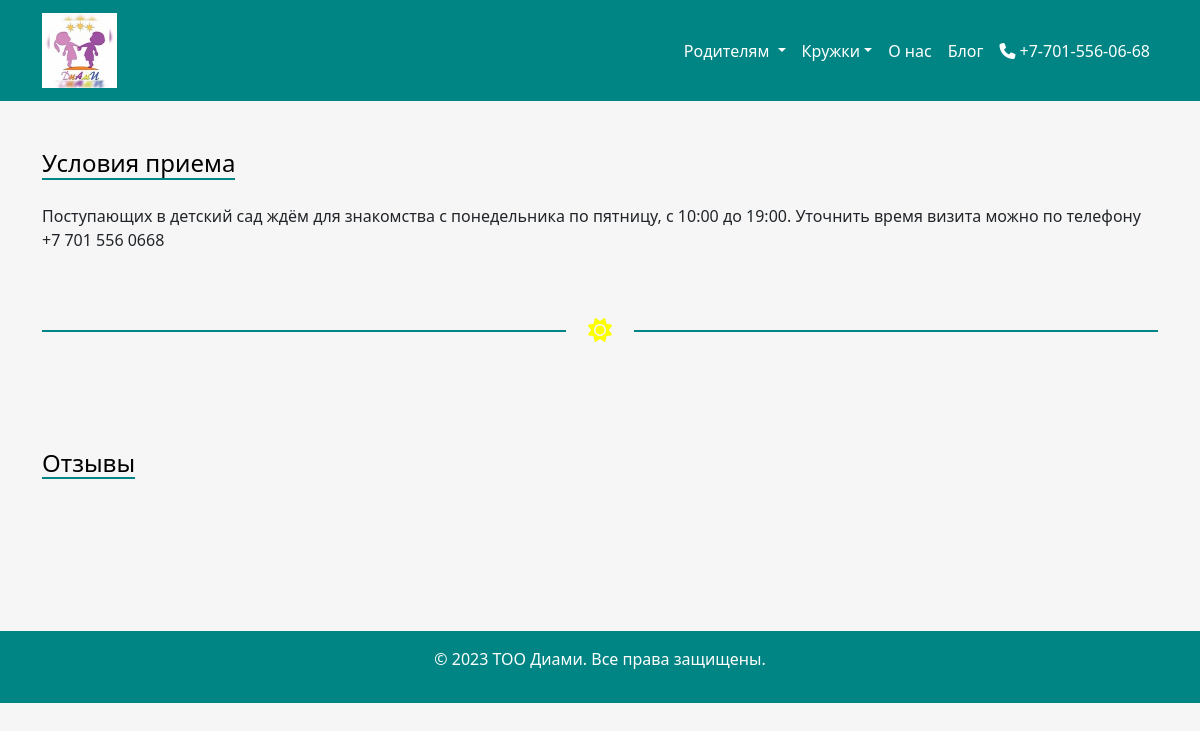
Before: /forparents/Условия приема with the older database file.
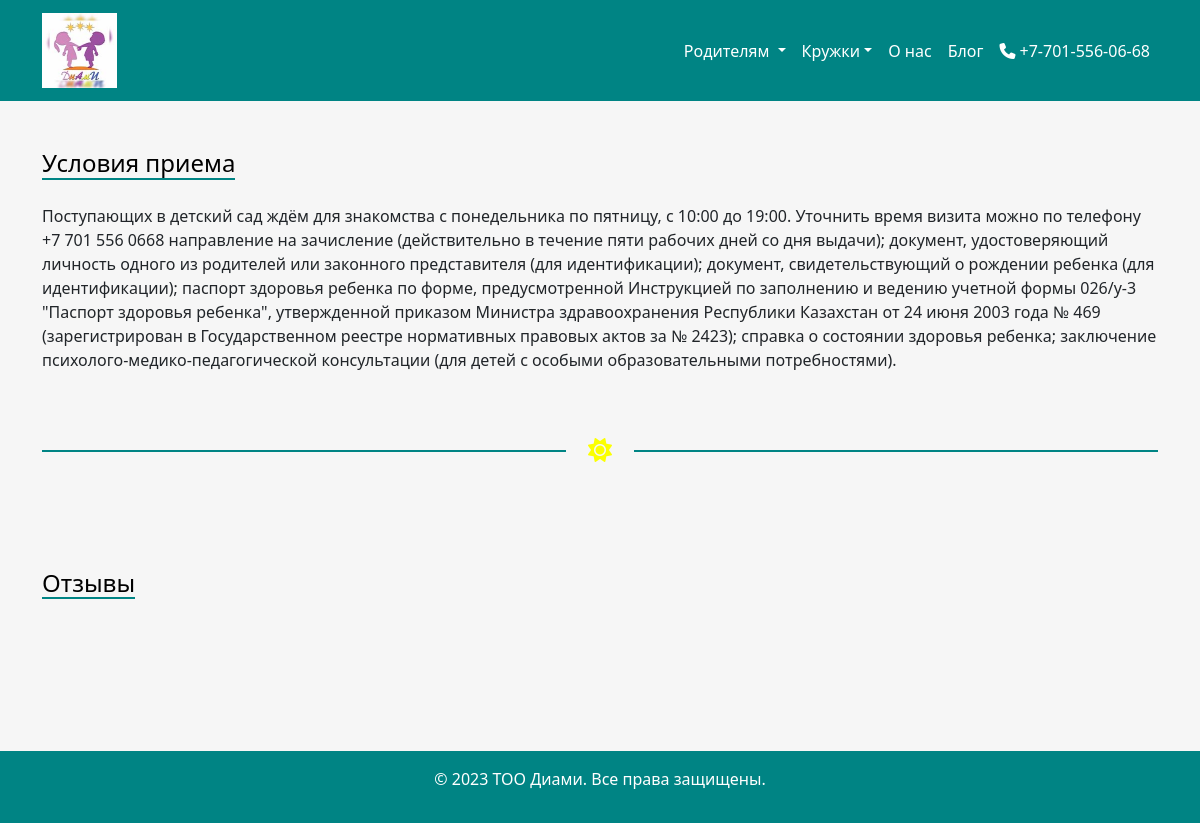
After: the same page with the newer database file.
### main/models.py (models this page shows, shortened)
class ForParents(models.Model):
    title = models.CharField('Название', blank=False, null=False, max_length=50)
    full_text = RichTextUploadingField('Описание', validators=[MinLengthValidator(10, 'Введите больше 10 символов')],
                                 blank=False, null=False)
    class Meta:
        verbose_name = 'Для родителей'
        verbose_name_plural = 'Для родителей'

### main/views.py (the view)
# urls.py: path('forparents/<str:title>', views.for_parents, name='for_parents'),
def for_parents(request, title):
    forparents = ForParents.objects.get(title=title)
    return render(request, 'main/forparents.html', {'title': forparents.title, 'forparents': forparents})

### main/context_clubs.py (called while the page is built)
def krujki(request):
    return {'krujki': Clubs.objects.all()}

### main/context_forparents.py (called while the page is built)
def forparents(request):
    return {'roditeli': ForParents.objects.all()}

### main/templates/main/forparents.html (shortened to what this page needs)
{% extends 'base.html' %}
{% load static %}
{% block content %}
<div class="container pt-5">
    <div class="row">
        <div class="col-md-12 col-sm-12">
            <h4 class="underline">{{ title }}</h4>
        </div>
    </div>
    <div class="row pt-3">
        <div class="col-md-12 col-sm-12">
            <p>
                {{ forparents.full_text|safe }}
            </p>
        </div>
    </div>
    <h1 class="py-5 px-5"><span><i class="fas fa-sun" style="color: #fbff00;"></i></span></h1>
</div>
{% endblock %}

Changed rows visible on the page:
changed ForParents "Условия приема": full_text "Поступающих в детский сад ждём для знакомства с понедельника по пятницу, с 10:00 до 19:00. Уточнить время визита можно по телефону +7 701 556 0668" → "…+7 701 556 0668 направление на зачисление (действительно в течение пяти рабочих дней со дня выдачи); документ, удостоверяющий личность одного из родителей или законного представителя (для идентификации); документ, свидетельствующий о рождении ребенка (для идентификации); паспорт здоровья ребенка по форме, предусмотренной Инструкцией по заполнению и ведению учетной формы 026/у-3 \"Паспорт здоровья ребенка\", утвержденной приказом Министра здравоохранения Республики Казахстан от 24 июня 2003 года № 469 (зарегистрирован в Государственном реестре нормативных правовых актов за № 2423); справка о состоянии здоровья ребенка; заключение психолого-медико-педагогической консультации (для детей с…"
